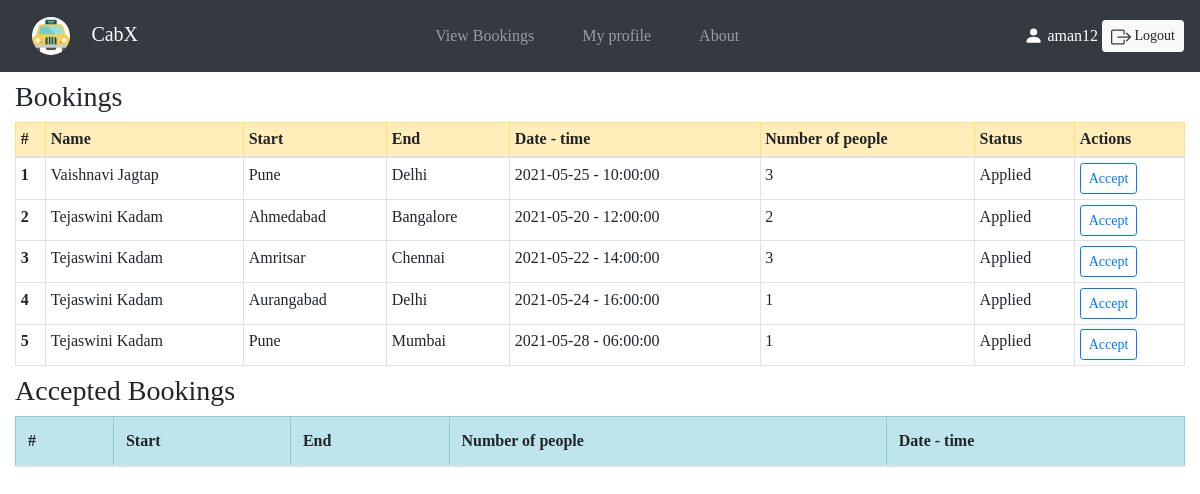
Screenshot of /cab_booking/booking_hist.php (signed in) with the database file from the repository.
### tables this page shows
CREATE TABLE `booking` (
  `book_id` int(11) NOT NULL,
  `pid` int(11) NOT NULL,
  `car_id` int(11) NOT NULL,
  `pick_up` varchar(50) NOT NULL,
  `drop_loc` varchar(50) NOT NULL,
  `no_ppl` int(11) NOT NULL,
  `date` date NOT NULL,
  `time` time NOT NULL,
  `status` varchar(30) NOT NULL,
  `booked_at` date NOT NULL DEFAULT current_timestamp()
);

CREATE TABLE `passenger` (
  `pid` int(11) NOT NULL,
  `email` varchar(100) NOT NULL,
  `password` varchar(255) NOT NULL,
  `fname` varchar(25) NOT NULL,
  `lname` varchar(25) NOT NULL,
  `dob` date NOT NULL,
  `zip_id` int(11) NOT NULL,
  `created_at` datetime NOT NULL DEFAULT current_timestamp()
);

### cab_booking/booking_hist.php (the view, shortened to what this page needs)
<?php
require "partials/_config.php";
?>
<!doctype html>
<html lang="en">
<head>
    <link rel="stylesheet" href="https://cdn.jsdelivr.net/npm/bootstrap@4.5.3/dist/css/bootstrap.min.css"
>
    <link rel="stylesheet" href="css/styles.css">
</head>
<body>
    <?php require "partials/_nav.php";
    if(isset($pid))
    {
    ?>
    <div class="container-fluid my-2">
        <h3>Booking details</h3>
        <table class="table table-sm table-bordered table-hover my-2">
            <thead class="table-info">
                <tr>
                    <th scope="col">#</th>
                    <th scope="col">Start</th>
                    <th scope="col">End</th>
                    <th scope="col">Date - time</th>
                    <th scope="col">Amount</th>
                    <th scope="col">Method</th>
                    <th scope="col">Status</th>
                    <th scope="col">Actions</th>
                </tr>
            </thead>
            <tbody>
                <?php
                $sql="select booking.book_id,pick_up,drop_loc,date,time,status,amount,method from booking,payment where booking.book_id=payment.book_id and pid=".$pid;
                $result=mysqli_query($conn,$sql);
                $i=1;
                while($row=mysqli_fetch_assoc($result))
                {
                  echo '<tr>
                    <th scope="row">'.$i++.'</th>
                    <td>'.$row["pick_up"].'</td>
                    <td>'.$row["drop_loc"].'</td>
                    <td>'.$row["date"].' - '.$row["time"].'</td>
                    <td>'.$row["amount"].'</td>
                    <td>'.$row["method"].'</td>
                    <td>'.$row["status"].'</td>
                    <td>';
                    if($row["status"]!="Accepted"){
                      echo '<form action="#" method="post" class="d-inline">
                        <input type="hidden" name="book_id" value='.$row["book_id"].'>
                        <button class="btn btn-sm btn-primary" name="edit">Edit</button>
                      </form>
                      <button class="delete btn btn-sm btn-danger" id=d'.$row["book_id"].'>Delete</button>';
                    }
                    else{
                      echo '-';
                    }
                    echo '</td>
                  </tr>';
                }
                ?>
            </tbody>
        </table>
    </div>
    <?php
    }
    else
    {
    ?>
    <div class="container-fluid my-2">
        <h3>Bookings</h3>
        <table class="table table-sm table-bordered table-hover my-2">
            <thead class="table-warning">
                <tr>
                    <th scope="col">#</th>
                    <th scope="col">Name</th>
                    <th scope="col">Start</th>
                    <th scope="col">End</th>
                    <th scope="col">Date - time</th>
                    <th scope="col">Number of people</th>
                    <th scope="col">Status</th>
                    <th scope="col">Actions</th>
                </tr>
            </thead>
            <tbody>
                <?php
                $sql="SELECT fname,lname,book_id,pick_up,drop_loc,no_ppl,date,time,status from passenger,booking where passenger.pid=booking.pid and status='applied'";
                $result=mysqli_query($conn,$sql);
                $i=1;
                while($row=mysqli_fetch_assoc($result))
                {
                  echo '<tr>
                    <th scope="row">'.$i++.'</th>
                    <td>'.$row["fname"].' '.$row["lname"].'</td>
                    <td>'.$row["pick_up"].'</td>
                    <td>'.$row["drop_loc"].'</td>
                    <td>'.$row["date"].' - '.$row["time"].'</td>
                    <td>'.$row["no_ppl"].'</td>
                    <td>'.$row["status"].'</td>
                    <td>
                      <form action="#" method="post">
                        <input type="hidden" name="book_id" value='.$row["book_id"].'>
                        <button class="btn btn-sm btn-outline-primary" name="accept">Accept</button>
                      </form>
                    </td>
                  </tr>';
                }
                ?>
            </tbody>
        </table>
    </div>
    <div class="container-fluid my-2">
        <h3>Accepted Bookings</h3>
        <table class="table table table-bordered table-hover my-2">
            <thead class="table-info">
                <tr>
                    <th scope="col">#</th>
                    <th scope="col">Start</th>
                    <th scope="col">End</th>
                    <th scope="col">Number of people</th>
                    <th scope="col">Date - time</th>
                </tr>
            </thead>
        </table>
    </div>
    <?php
    }
    ?>
</body>
</html>

### cab_booking/partials/_nav.php (shortened to what this page needs)
<?php
if(!isset($_SESSION['login']) || $_SESSION['login'] != true || !isset($_SESSION['pid']))
{
    $loggedin = false;
}
else
{
    $loggedin = true;
}
if(!isset($_SESSION['did']))
{
    $driver_login=false;
}
else
{
    $driver_login=true;
}
echo '<nav class="navbar navbar-expand-md navbar-dark bg-dark sticky-top">
        <a class="navbar-brand" href="index.php">
            <img src="img/logo1.png" class="logo mx-3" alt="logo img">
            CabX
        </a>
        <button class="navbar-toggler" type="button" data-toggle="collapse" data-target="#navbarSupportedContent"
            aria-controls="navbarSupportedContent" aria-expanded="false" aria-label="Toggle navigation">
            <span class="navbar-toggler-icon"></span>
        </button>
        <div class="collapse navbar-collapse" id="navbarSupportedContent">
            <ul class="navbar-nav mx-auto">';
if($driver_login)
{
    echo '</li>
    <li class="nav-item mx-3">
        <a class="nav-link" href="booking_hist.php">View Bookings</a>
    </li>
    <li class="nav-item mx-3">
        <a class="nav-link" href="profile.php">My profile</a>
    </li>';
}
echo '<li class="nav-item mx-3">
        <a class="nav-link" href="about.php">About</a>
    </li>
    </ul>';
if($loggedin || $driver_login)
{
    echo '<svg width="1.2em" height="1.2em" viewBox="0 0 16 16" class="bi bi-person-fill mx-1" fill="currentColor"
    xmlns="http://www.w3.org/2000/svg">
    <path fill-rule="evenodd"
        d="M3 14s-1 0-1-1 1-4 6-4 6 3 6 4-1 1-1 1H3zm5-6a3 3 0 1 0 0-6 3 3 0 0 0 0 6z" />
    </svg>
    <p class="name mt-3" id="profileName">'.$_SESSION['username'].'</p>
    <a class="btn btn-sm btn-light ml-1" href="logout.php"><svg xmlns="http://www.w3.org/2000/svg" width="20" height="20" fill="currentColor" class="bi bi-box-arrow-right text-dark" viewBox="0 0 16 16">
    <path fill-rule="evenodd" d="M10 12.5a.5.5 0 0 1-.5.5h-8a.5.5 0 0 1-.5-.5v-9a.5.5 0 0 1 .5-.5h8a.5.5 0 0 1 .5.5v2a.5.5 0 0 0 1 0v-2A1.5 1.5 0 0 0 9.5 2h-8A1.5 1.5 0 0 0 0 3.5v9A1.5 1.5 0 0 0 1.5 14h8a1.5 1.5 0 0 0 1.5-1.5v-2a.5.5 0 0 0-1 0v2z"/>
    <path fill-rule="evenodd" d="M15.854 8.354a.5.5 0 0 0 0-.708l-3-3a.5.5 0 0 0-.708.708L14.293 7.5H5.5a.5.5 0 0 0 0 1h8.793l-2.147 2.146a.5.5 0 0 0 .708.708l3-3z"/>
    </svg> Logout</a>
    </div>';
}
echo '</div>
</nav>';
?>

### cab_booking/css/styles.css (style rules this page uses)
* { box-sizing: border-box; }
body { font-family: Georgia, 'Times New Roman', Times, serif; }
.logo { width: 100%; width: 2.4rem; height: 2.4rem; border-radius: 50%; }
.nav-item { display: flex; justify-content: center; align-items: center; }
.bi { color: white; }
#profileName { color: white; }

### rows the page displays
booking: pid.fname "Vaishnavi", pid.lname "Jagtap", pick_up "Pune", drop_loc "Delhi", date "2021-05-25", time "10:00:00", no_ppl "3", status "Applied"
booking: pid.fname "Tejaswini", pid.lname "Kadam", pick_up "Ahmedabad", drop_loc "Bangalore", date "2021-05-20", time "12:00:00", no_ppl "2", status "Applied"
booking: pid.fname "Tejaswini", pid.lname "Kadam", pick_up "Amritsar", drop_loc "Chennai", date "2021-05-22", time "14:00:00", no_ppl "3", status "Applied"
booking: pid.fname "Tejaswini", pid.lname "Kadam", pick_up "Aurangabad", drop_loc "Delhi", date "2021-05-24", time "16:00:00", no_ppl "1", status "Applied"
booking: pid.fname "Tejaswini", pid.lname "Kadam", pick_up "Pune", drop_loc "Mumbai", date "2021-05-28", time "06:00:00", no_ppl "1", status "Applied"

### other values shown
$_SESSION['username'] "aman12"
